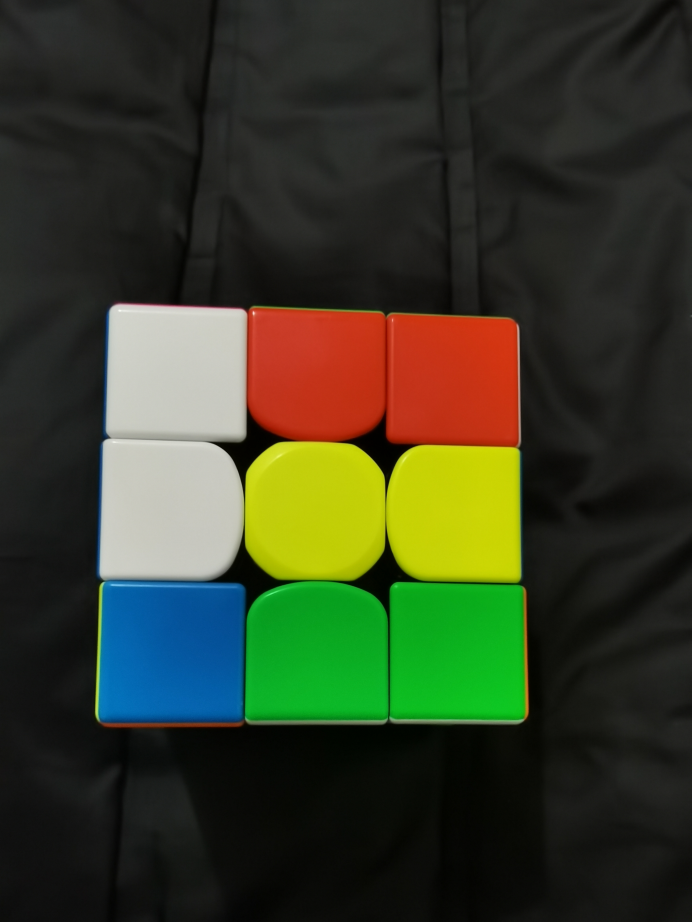
#> input picture test_photo/1.jpg, 3456 x 4608 px, found by its file name (shown at 1/5 size); its folder holds only this picture in this run
$ python first.py
#> lines starting #> are read from the running program, lines starting #| are printed output that depends on the picture; after the words box and inside, x2 and y2 are one past the last pixel; in counts of white or black regions, pixels touching at a corner belong together
import cv2
import numpy as np
import math
import random
cube_str=[]
ans=[]
for num in range(1,7):
    imgobj = cv2.imread('D:\cube\Cube-solve\\test_photo\\'+str(num)+'.jpg')
#> imgobj is the input picture: shape (4608, 3456, 3); mean B, G, R 38.3, 59.6, 53.6
    gray = cv2.cvtColor(imgobj, cv2.COLOR_BGR2GRAY)
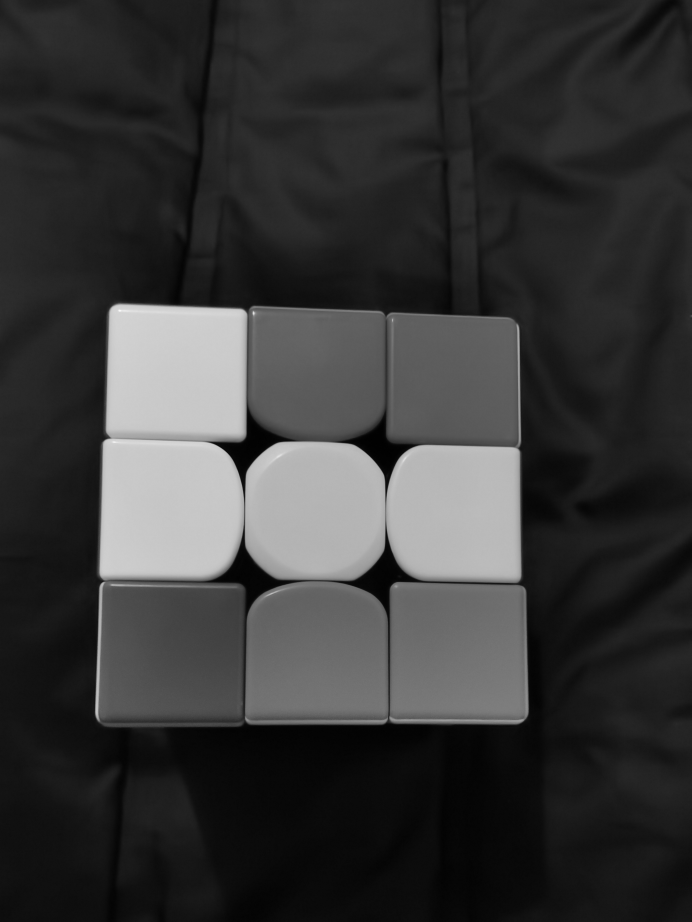
#> gray: shape (4608, 3456) (shown at 1/5 size); min 0, max 253, mean 55.4
    blurred = cv2.GaussianBlur(gray, (3, 3), 0)
    canny = cv2.Canny(blurred,30,30)
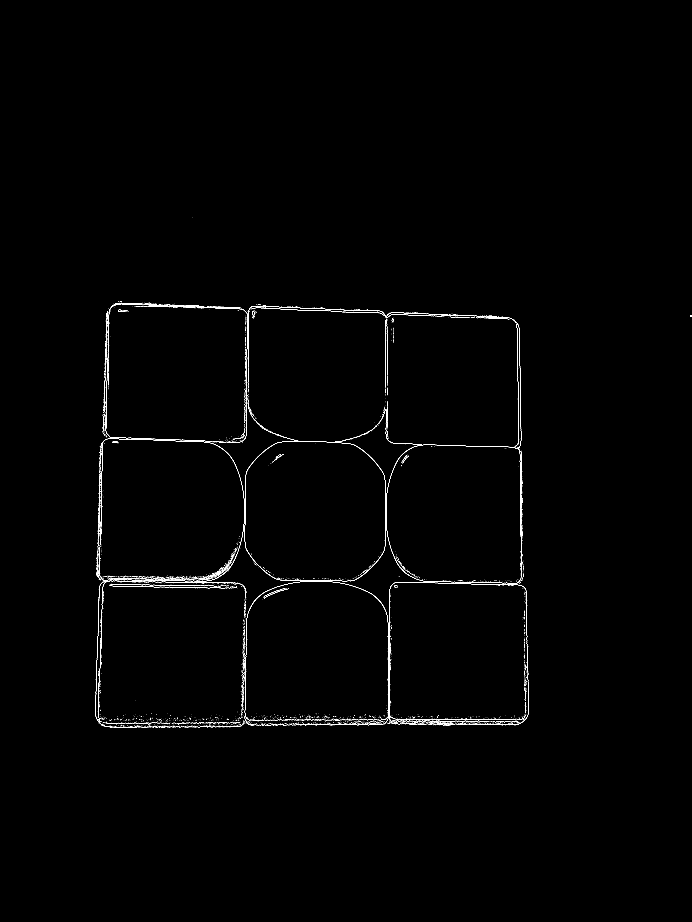
#> canny: shape (4608, 3456) (shown at 1/5 size); 0.28% white in thin lines or dots, all inside (x1, y1, x2, y2) = (475, 1086, 3456, 3640)
    kernel = np.ones((3,3), np.uint8)
    dilated = cv2.dilate(canny, kernel, iterations=2)
#> dilated: shape (4608, 3456); 1.7% white; 339 white regions, largest, box (x1, y1, x2, y2) and area: (473, 1506, 2646, 3642) 235655, (545, 2913, 1188, 2947) 7587, (1313, 2938, 1446, 2996) 1721
    eroded= cv2.erode(dilated,kernel)
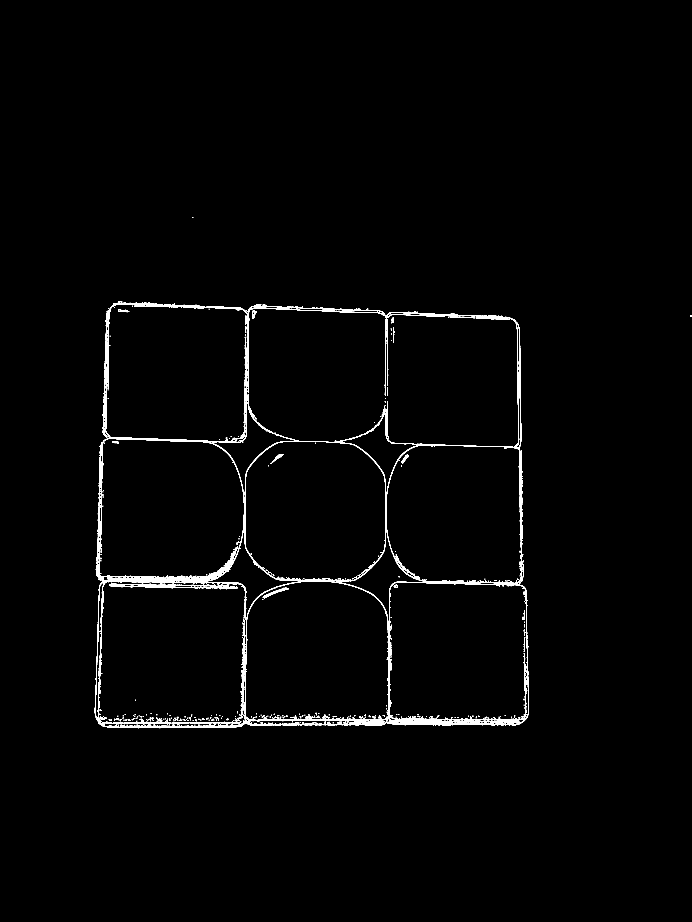
#> eroded: shape (4608, 3456) (shown at 1/5 size); 1.1% white; 426 white regions (240 under 20 px)
    k=np.ones((3,3),np.uint8)
    img_four=cv2.dilate(eroded,k)
    content,d=cv2.findContours(img_four,cv2.RETR_TREE,cv2.CHAIN_APPROX_SIMPLE)
#> content = 791 contours, 403 with area under 20; largest, box (x1, y1, x2, y2) and area: (473, 1506, 2646, 3642) 4370508, (1234, 1541, 2591, 2479) 871498, (493, 2628, 1528, 3636) 539651, (1226, 2908, 1942, 3601) 456908, (1949, 2912, 2642, 3598) 455503; d = 791 rows, first 6: [1, -1, -1, -1], [2, 0, -1, -1], [3, 1, -1, -1], [4, 2, -1, -1], [5, 3, -1, -1], [6, 4, -1, -1]
    c=sorted(content,key=lambda x:cv2.contourArea(x),reverse=True)
#> c has the same summary as content
    a=c[0]
#> a = contour of 3023 points, box (x1, y1, x2, y2) (473, 1506, 2646, 3642), area 4370508


    leftmost=tuple(a[a[:,:,0].argmin()][0])
#> leftmost = (473, 3537)
    rightmost=tuple(a[a[:,:,0].argmax()][0])
#> rightmost = (2645, 3551)
    topmost=tuple(a[a[:,:,1].argmin()][0])
#> topmost = (590, 1506)
    bottommost=tuple(a[a[:,:,1].argmax()][0])
#> bottommost = (690, 3641)
    sx=min(leftmost[0],rightmost[0],topmost[0],bottommost[0])
#> sx = 473
    sy=min(leftmost[1],rightmost[1],topmost[1],bottommost[1])
#> sy = 1506
    tx=max(leftmost[0],rightmost[0],topmost[0],bottommost[0])
#> tx = 2645
    ty=max(leftmost[1],rightmost[1],topmost[1],bottommost[1])
#> ty = 3641

    xd=(tx-sx)/3
#> xd = 724
    yd=(ty-sy)/3
#> yd = 711.7
    lst=[]
    for i in range(0,3):
        for j in range(0,3):
            b=imgobj[int(sy+i*yd):int(sy+(i+1)*yd),int(sx+j*xd):int(sx+(j+1)*xd)]
            b=cv2.resize(b,(100,100))
            #b=cv2.cvtColor(b,cv2.COLOR_BGR2HSV)
            cv2.imwrite(str(num)+str(i)+str(j)+'.jpg',b)
            lst.append(b)
#> this loop made 3 passes
#> pass 1, `cv2.imwrite(str(num)+str(i)+str(j)+'.jpg',b)`:
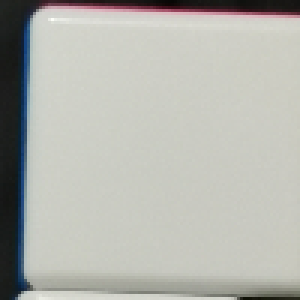
#> saved as 100.jpg: shape (100, 100, 3) (shown 3 times larger); mean B, G, R 174, 180.5, 179.7
#> pass 1, `cv2.imwrite(str(num)+str(i)+str(j)+'.jpg',b)`:
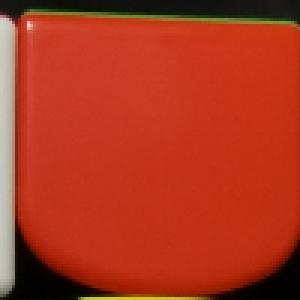
#> saved as 101.jpg: shape (100, 100, 3) (shown 3 times larger); mean B, G, R 30.8, 54.8, 173
#> pass 1, `cv2.imwrite(str(num)+str(i)+str(j)+'.jpg',b)`:
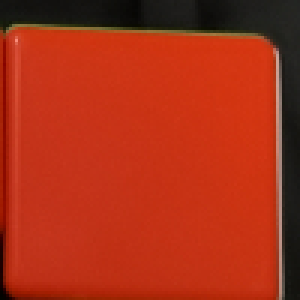
#> saved as 102.jpg: shape (100, 100, 3) (shown 3 times larger); mean B, G, R 22.4, 48.1, 169.4
#> pass 2, `cv2.imwrite(str(num)+str(i)+str(j)+'.jpg',b)`:
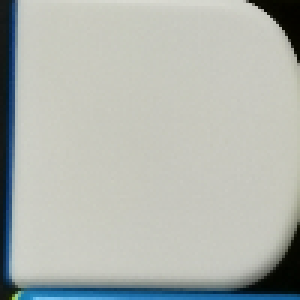
#> saved as 110.jpg: shape (100, 100, 3) (shown 3 times larger); mean B, G, R 175.9, 181.6, 177.3
#> after the loop, lst = 9 items
#> (the run stopped early here; a loop or call above may not have finished)
